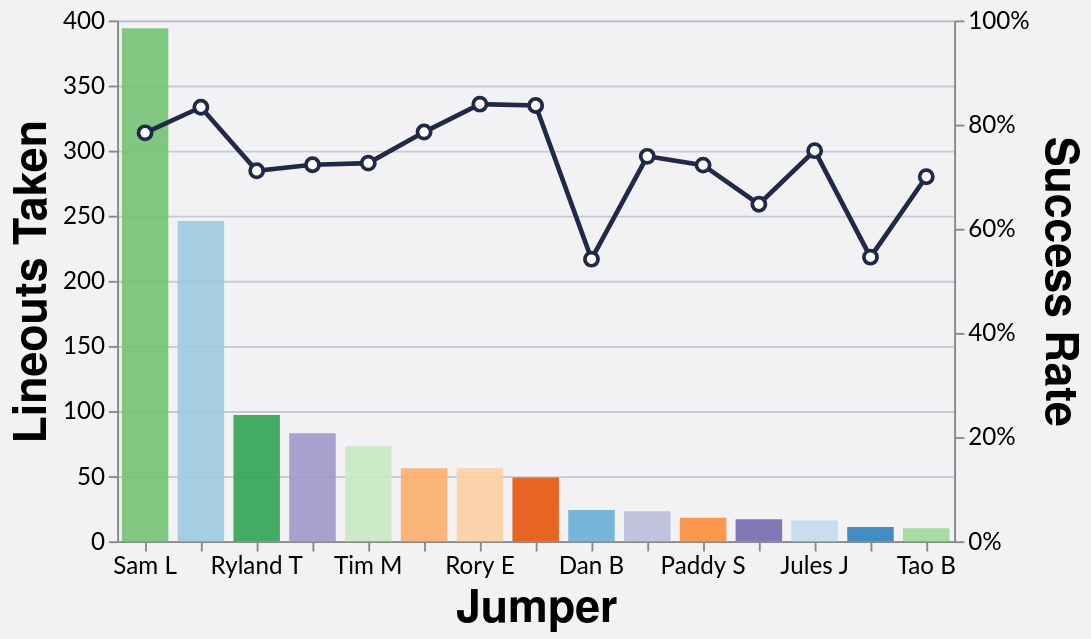

The Vega-Lite source for this figure:
### Vega-Lite specification from a JSON file in a GitHub repository (floating-point values rounded to 4 significant figures)
{"config": {"axis": {"labelFont": "Lato, sans-serif", "titleFont": "PT Sans Narrow, Helvetica Neue, Helvetica, Arial, sans-serif", "labelFontSize": 13, "titleFontSize": 24, "gridColor": "#202947", "gridOpacity": 0.2}, "header": {"labelFont": "PT Sans Narrow, Helvetica Neue, Helvetica, Arial, sans-serif", "titleFont": "PT Sans Narrow, Helvetica Neue, Helvetica, Arial, sans-serif", "labelFontSize": 24, "titleFontSize": 28, "labelFontWeight": "bold", "orient": "left"}, "legend": {"labelFont": "Lato, sans-serif", "titleFont": "PT Sans Narrow, Helvetica Neue, Helvetica, Arial, sans-serif", "labelFontSize": 14, "titleFontSize": 16, "titlePadding": 5, "fillColor": "white", "strokeColor": "black", "padding": 10, "titleFontWeight": "lighter", "titleFontStyle": "italic", "titleColor": "gray", "offset": 10}, "title": {"font": "PT Sans Narrow, Helvetica Neue, Helvetica, Arial, sans-serif", "fontSize": 48, "fontWeight": "bold", "anchor": "start", "align": "center", "titlePadding": 20, "subtitlePadding": 10, "subtitleFontSize": 13, "subtitleColor": "", "subtitleFontStyle": "italic", "offset": 15, "color": "black"}, "axisX": {"labelAngle": 0}, "facet": {"title": null, "header": null, "align": {"row": "each", "column": "each"}}, "resolve": {"scale": {"y": "independent", "facet": "independent"}}, "background": "#f2f1f4", "scale": {"offsetBandPaddingOuter": 0.2, "offsetBandPaddingInner": 0.1}}, "layer": [{"mark": {"type": "bar", "color": "#7d96e8", "opacity": 0.9, "size": 25}, "encoding": {"color": {"field": "jumper", "legend": null, "scale": {"scheme": "category20c"}, "type": "nominal"}, "tooltip": [{"field": "jumper", "title": "Jumper", "type": "nominal"}, {"field": "attempts", "title": "Attempts", "type": "quantitative"}, {"field": "won", "title": "Won", "type": "quantitative"}, {"field": "success_rate", "format": ".1%", "title": "Success Rate", "type": "quantitative"}], "x": {"axis": {"labelOverlap": "greedy"}, "field": "jumper", "sort": "-y", "title": "Jumper", "type": "nominal"}, "y": {"field": "attempts", "title": "Lineouts Taken", "type": "quantitative"}}}, {"mark": {"type": "line", "point": {"fill": "white", "filled": false, "size": 50, "stroke": "#202946"}, "stroke": "#202946", "strokeWidth": 2.5}, "encoding": {"x": {"field": "jumper", "sort": "-y", "title": "Jumper", "type": "nominal"}, "y": {"axis": {"format": "%"}, "field": "success_rate", "scale": {"domain": [0, 1]}, "title": "Success Rate", "type": "quantitative"}}}], "data": {"name": "data-0a61f2502b27446768980f1169a87f96"}, "height": 280, "resolve": {"scale": {"y": "independent"}}, "width": {"step": 30}, "$schema": "https://vega.github.io/schema/vega-lite/v5.20.1.json", "datasets": {"data-0a61f2502b27446768980f1169a87f96": [{"jumper": "Dan A", "attempts": 11, "won": 6, "success_rate": 0.5455}, {"jumper": "Dan B", "attempts": 24, "won": 13, "success_rate": 0.5417}, {"jumper": "John P", "attempts": 246, "won": 205, "success_rate": 0.8333}, {"jumper": "Jules J", "attempts": 16, "won": 12, "success_rate": 0.75}, {"jumper": "Oscar S", "attempts": 49, "won": 41, "success_rate": 0.8367}, {"jumper": "Paddy S", "attempts": 18, "won": 13, "success_rate": 0.7222}, {"jumper": "Pete M", "attempts": 56, "won": 44, "success_rate": 0.7857}, {"jumper": "Rory E", "attempts": 56, "won": 47, "success_rate": 0.8393}, {"jumper": "Ryland T", "attempts": 97, "won": 69, "success_rate": 0.7113}, {"jumper": "Sam L", "attempts": 394, "won": 309, "success_rate": 0.7843}, {"jumper": "Tao B", "attempts": 10, "won": 7, "success_rate": 0.7}, {"jumper": "Tim M", "attempts": 73, "won": 53, "success_rate": 0.726}, {"jumper": "Tom B", "attempts": 17, "won": 11, "success_rate": 0.6471}, {"jumper": "Tom M", "attempts": 83, "won": 60, "success_rate": 0.7229}, {"jumper": "Will B", "attempts": 23, "won": 17, "success_rate": 0.7391}]}}
